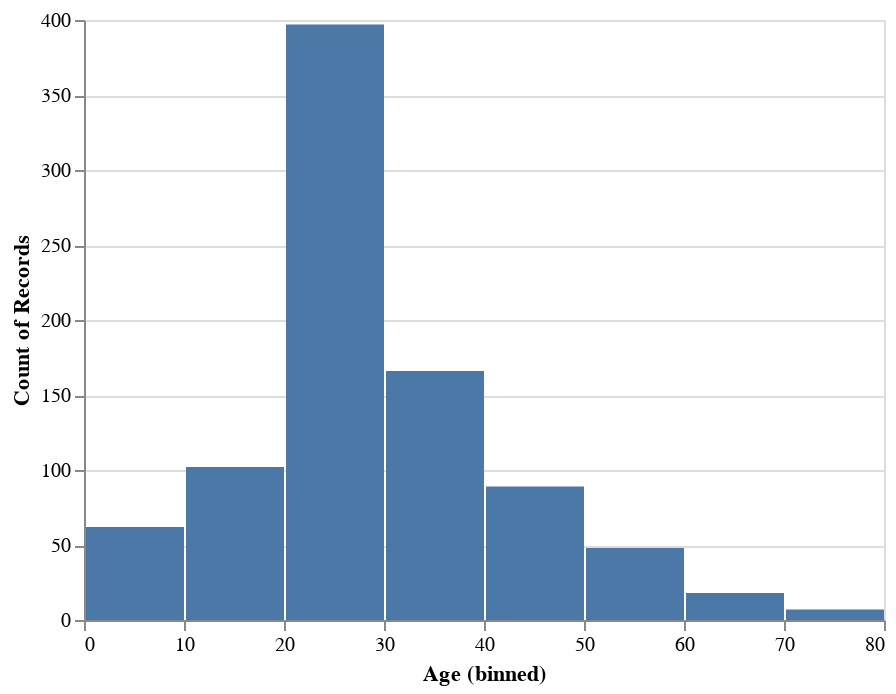

Write notebook code for a chart like this one.
### Code cell
source = df

alt.Chart(source).mark_bar().encode(
    alt.X("Age:Q", bin=True),
    y='count()',
)

### Figure 1 — Vega-Lite specification as saved in the notebook (floating-point values rounded to 4 significant figures; data arrays with more than 128 entries replaced by an {"elided": "..."} marker saying what was removed)
{"config": {"view": {"continuousWidth": 400, "continuousHeight": 300}}, "data": {"name": "data-888f950fde7418c561e8cbe32c796027"}, "mark": "bar", "encoding": {"x": {"type": "quantitative", "bin": true, "field": "Age"}, "y": {"type": "quantitative", "aggregate": "count"}}, "$schema": "https://vega.github.io/schema/vega-lite/v4.8.1.json", "datasets": {"data-888f950fde7418c561e8cbe32c796027": {"elided": "889 records"}}}
